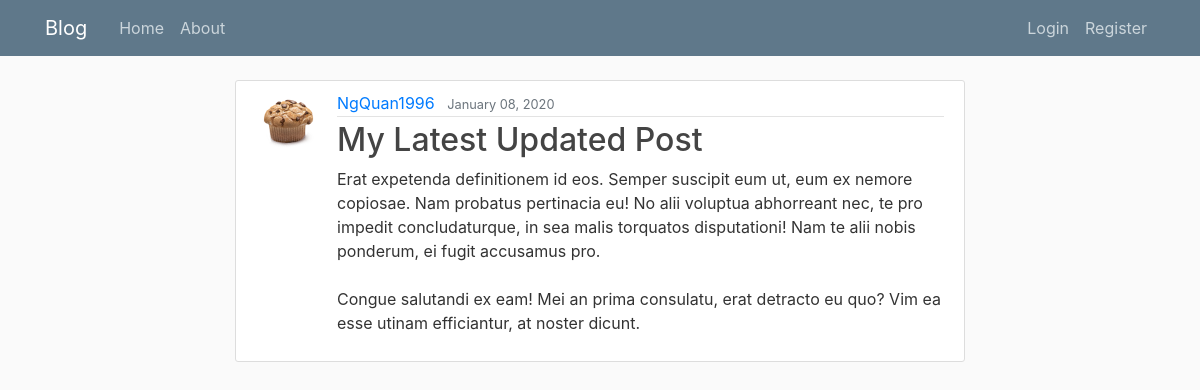
Screenshot of /post/28/ with the database file from the repository.
### blog/models.py (models this page shows, shortened)
class Post(models.Model):
  title = models.CharField(max_length=100)
  content = models.TextField()
  date_posted = models.DateTimeField(default=timezone.now)
  author = models.ForeignKey(User, on_delete=models.CASCADE)

### users/models.py (models this page shows, shortened)
class Profile(models.Model):
  user = models.OneToOneField(User, on_delete=models.CASCADE)
  image = models.ImageField(default='default.jpg', upload_to='profile_pics')

### blog/views.py (the view)
# urls.py: path('post/<int:pk>/', PostDetailView.as_view(), name='post-detail'),
class PostDetailView(DetailView):
  model = Post

### blog/templates/blog/post_detail.html (shortened to what this page needs)
{% extends "blog/base.html" %}
{% block content %}
  <article class="media content-section">
    <img class="rounded-circle article-img" src="{{ object.author.profile.image.url }}">
    <div class="media-body">
      <div class="article-metadata">
        <a class="mr-2" href="{% url 'user-posts' object.author.username %}">{{ object.author }}</a>
        <small class="text-muted">{{ object.date_posted|date:"F d, Y" }}</small>
      </div>
      <h2 class="article-title">{{ object.title }}</h2>
      <p class="article-content">{{ object.content }}</p>
    </div>
  </article>
{% endblock content %}

### blog/static/blog/main.css (style rules this page uses)
body { background: #fafafa; color: #333333; margin-top: 5rem; }
h1, h2, h3, h4, h5, h6 { color: #444444; }
.content-section { background: #ffffff; padding: 10px 20px; border: 1px solid #dddddd; border-radius: 3px; margin-bottom: 20px; }
.article-title { color: #444444; }
.article-content { white-space: pre-line; }
.article-img { height: 65px; width: 65px; margin-right: 16px; }
.article-metadata { padding-bottom: 1px; margin-bottom: 4px; border-bottom: 1px solid #e3e3e3 }

### rows the page displays
Post: author.profile.image (picture), author "NgQuan1996", date_posted "January 08, 2020", title "My Latest Updated Post", content "Erat expetenda definitionem id eos. Semper suscipit eum ut, eum ex nemore copiosae. Nam probatus pertinacia eu! No alii voluptua abhorreant nec, te pro impedit concludaturque, in sea malis torquatos disputationi! Nam te alii nobis ponderum, ei fugit accusamus pro. Congue salutandi ex eam! Mei an prima consulatu, erat detracto eu quo? Vim ea esse utinam efficiantur, at noster dicunt."
